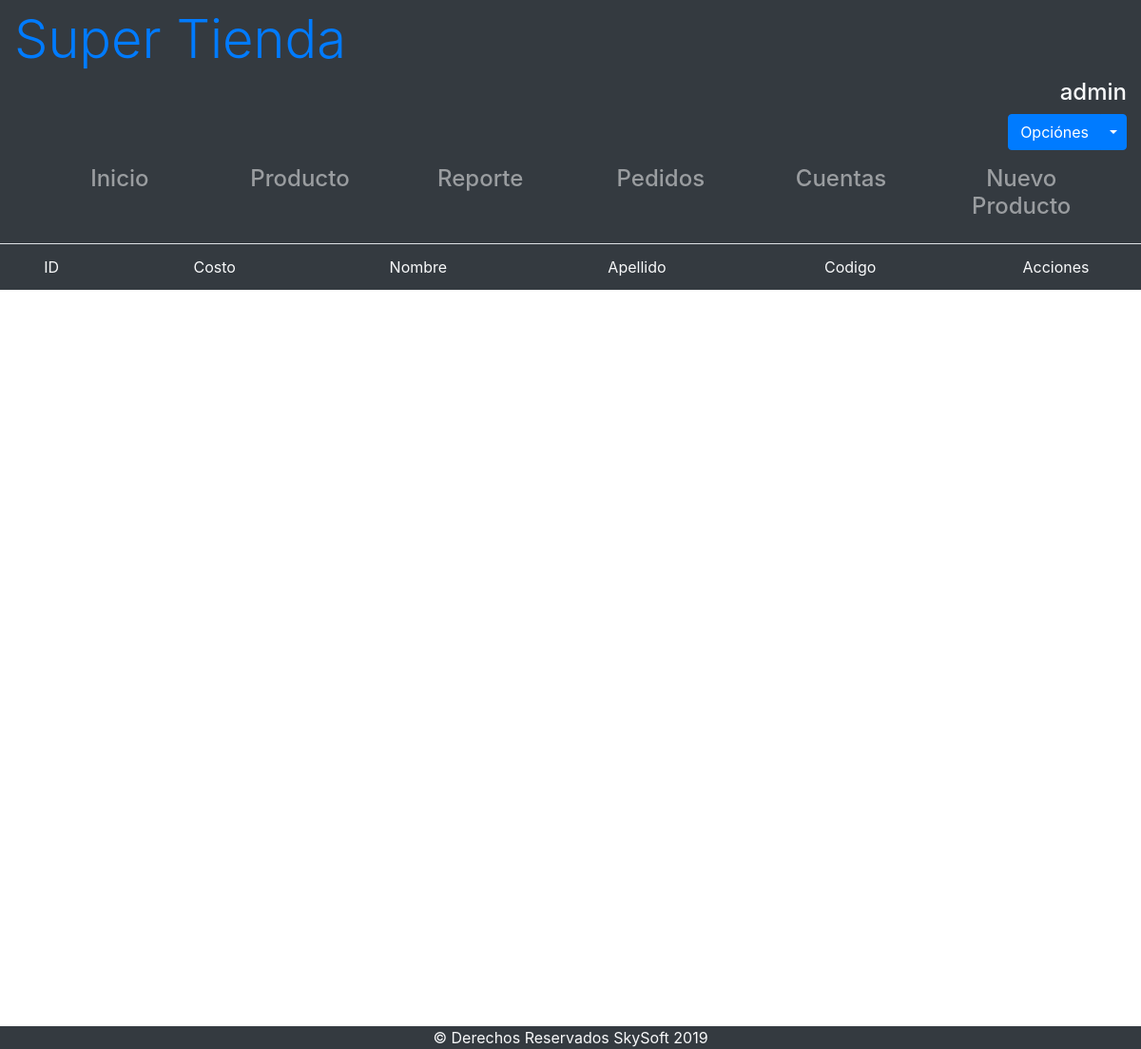
Page /pedidos.php (signed in) on the earlier database version.
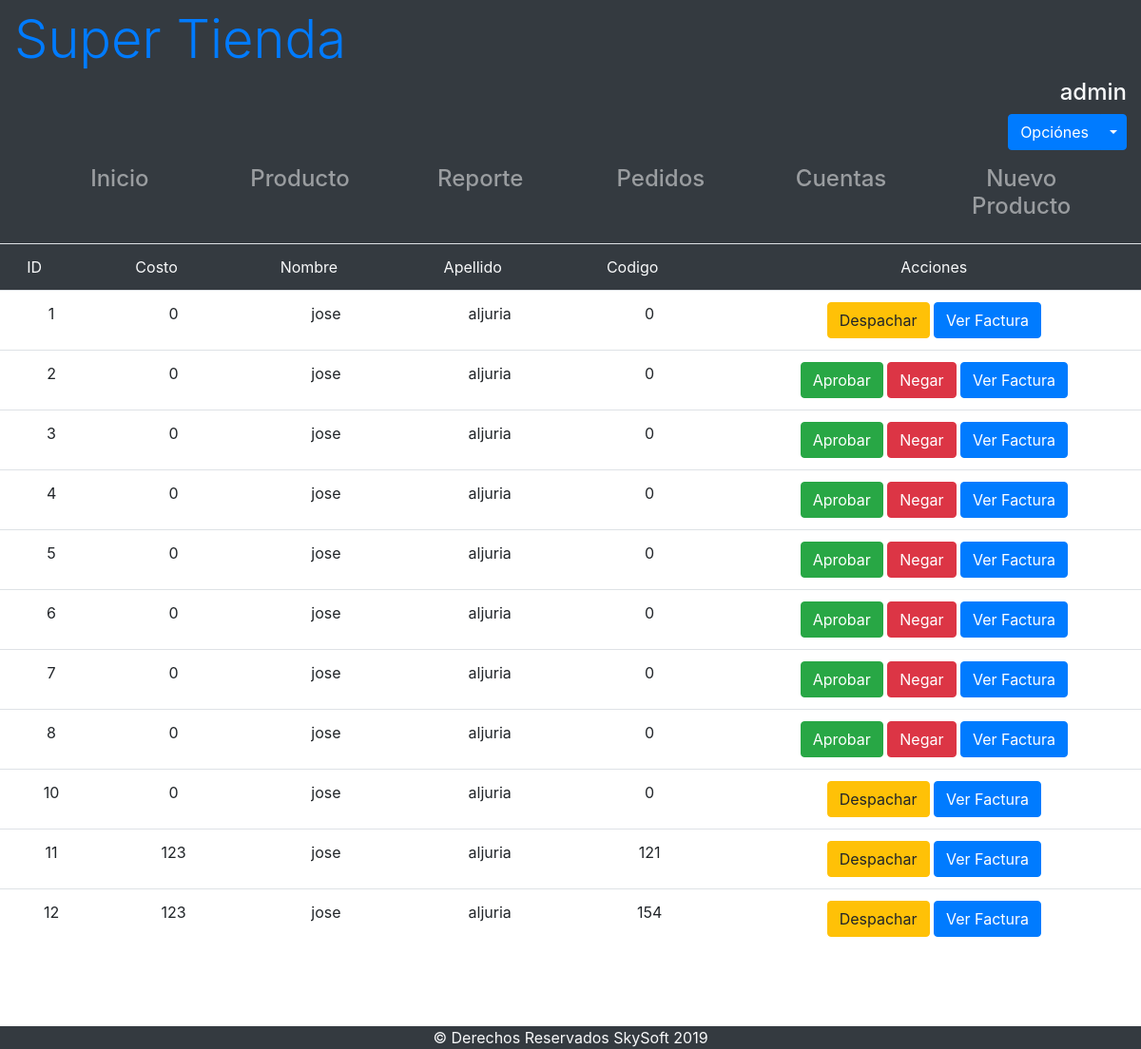
Same page on the later database version.
### tables this page shows
CREATE TABLE `pedido` (
  `idPedido` int(11) NOT NULL,
  `idProducto` text NOT NULL,
  `fechaRealizacion` timestamp NOT NULL DEFAULT CURRENT_TIMESTAMP ON UPDATE CURRENT_TIMESTAMP,
  `idCliente` int(11) NOT NULL,
  `estado` set('pendiente','aprobado','negado','') NOT NULL,
  `costo` double NOT NULL,
  `codigo` int(11) NOT NULL
);

CREATE TABLE `cliente` (
  `idCliente` int(11) NOT NULL,
  `nombre` varchar(100) NOT NULL,
  `apellido` varchar(100) NOT NULL,
  `email` varchar(30) NOT NULL,
  `password` varchar(100) NOT NULL
);

### pedidos.php (the view, shortened to what this page needs)
<?php
if(!empty($_SESSION)){
?>
<!DOCTYPE html>
<html lang="en">
<head>
	<link rel="stylesheet" href="Bootstrap/css/bootstrap.min.css">
	<link rel="stylesheet" href="css/estilo.css">
</head>
<body id="bienvenida">
<?php include_once('include/encabezado.php'); ?>
<?php include_once('include/menus.php');?>
	<main class="">
		<section class="min-vh-100">
			<table class="table tabla-responsive table-hover text-center ">
				<tr class="bg-dark text-light">
					<td class="pr-5">ID</td>
					<td class="pr-5">Costo</td>
					<td class="pr-5">Nombre</td>
					<td class="pr-5">Apellido</td>
					<td class="pr-5">Codigo</td>
					<td colspan="2" class="text-center"> Acciones</td>
				</tr>
			<?php
				include_once('php/conexion.php');
				$query = "SELECT * FROM pedido WHERE estado != 'despachado' AND estado != 'negado'";
				$rsQuery = mysqli_query($conn, $query) or die(mysqli_error($conn));
				while($pedido = mysqli_fetch_array($rsQuery)){
					$idCliente = $pedido['idCliente'];
					$query2 = "SELECT nombre, apellido from cliente where idCliente = '$idCliente'";
					$rsQuery2 = mysqli_query($conn, $query2) or die(mysqli_error($conn));
					$cliente = mysqli_fetch_array($rsQuery2);
				?>
					<tr>
						<td ><?php echo $pedido['idPedido']; ?></td>
						<td><?php echo $pedido['costo'];?></td>
						<td><?php echo $cliente['nombre'];?></td>
						<td><?php echo $cliente['apellido'];?></td>
						<td><?php echo $pedido['codigo']; ?></td>
						<td>
							<?php
								if($pedido['estado'] === 'pendiente'){?>
							<button type="button" class="btn btn-success" onclick="aprobar(<?php  echo $pedido['idPedido'];?>)">Aprobar</button>
							<button type="button" class="btn btn-danger" onclick="negar(<?php  echo $pedido['idPedido'];?>)">Negar</button>
							<?php }else{ ?>
							<button type="button" class="btn btn-warning" onclick="despachar(<?php  echo $pedido['idPedido'];?>)">Despachar</button>
							<?php } ?>
							<a href="<?php echo $pedido['factura'] ?>" target="_blank"><button type="button" class="btn btn-primary">Ver Factura</button></a>
						</td>
					</tr>
				<?php
				}
				?>
			</table>
		</section>
	</main>
	<footer class="w-100 bg-dark text-light text-center mt-4">
		&copy; Derechos Reservados SkySoft 2019
	</footer>
</body>
</html>
<?php
}else{
	echo "Debe iniciar session";
}
?>

### include/encabezado.php (shortened to what this page needs)
<header class="bg-dark container-fluid h-25">
	<div class="d-flex-sm text-center text-md-left h-100" >
		<h1 class="py-2 display-4"><a href="index.php" class="text-decoration-none">Super Tienda</a></h1>
		<?php
		if(empty($_SESSION)){?>
		<div class="text-center text-md-right">
			<a href="login.html" class="align-self-center btn btn-outline-primary">Iniciar Sesión</a>
		</div>
		<?php }else{ ?>
		<div class="text-md-right">
			<p class="text-light h4"><?php echo $_SESSION['email'];?></p>
			<div class="btn-group">
						<button type="button" class="btn btn-primary">Opciónes</button>
						<button type="button" class="btn btn-primary dropdown-toggle dropdown-toggle-split" data-toggle="dropdown"></button>
				</div>
			</div>
		<?php } ?>
	</div>
</header>

### include/menus.php (shortened to what this page needs)
<?php
$menuCliente = Array('Inicio' => 'index.php', 'Producto' => 'productos.php?categoria=Todos&pagina=1', 'Carrito' => 'carritoCompra.php',);
$menuAdmin = Array('Inicio' => 'index.php', 'Producto' => 'productos.php?categoria=Todos&pagina=1', 'Reporte' => 'reportes.php', 'Pedidos' => 'pedidos.php', 'Cuentas' => 'cuentasAdmin.php', 'Nuevo Producto' => 'nuevoProducto.php',);
$menuVisitante = Array('Inicio' => 'index.php', 'Producto' => 'productos.php?categoria=Todos&pagina=1', 'Carrito' => 'carritoCompra.php',);
$menu = Array();
if(!empty($_SESSION['usuario'])){
	if($_SESSION['usuario'] === 'cliente'){
		$menu = $menuCliente;
	}else if($_SESSION['usuario'] === 'administrador'){
		$menu = $menuAdmin;
	}
}else{
	$menu = $menuVisitante;
}
?>
<nav class="navbar navbar-dark bg-dark navbar-expand-md">
		<div class="container-fluid">
			<div class="collapse navbar-collapse" id="menu-principal">
				<ol class="navbar-nav w-100">
					<?php
					foreach ($menu as $key => $value){
					?>
					<li class="nav-item h4 w-100 text-left text-md-center"><a href="<?php echo $menu[$key] ?>" class="nav-link"><?php echo $key?></a></li>
					<?php }?>
				</ol>
			</div>
		</div>
	</nav>

### css/estilo.css (style rules this page uses)
* { margin: 0; padding:0; }
h1 { margin-bottom: 0; }

Differences in the rows shown:
added pedido: idPedido "1", costo "0", idCliente.nombre "jose", idCliente.apellido "aljuria", codigo "0"
added pedido: idPedido "2", costo "0", idCliente.nombre "jose", idCliente.apellido "aljuria", codigo "0"
added pedido: idPedido "3", costo "0", idCliente.nombre "jose", idCliente.apellido "aljuria", codigo "0"
added pedido: idPedido "4", costo "0", idCliente.nombre "jose", idCliente.apellido "aljuria", codigo "0"
added pedido: idPedido "5", costo "0", idCliente.nombre "jose", idCliente.apellido "aljuria", codigo "0"
added pedido: idPedido "6", costo "0", idCliente.nombre "jose", idCliente.apellido "aljuria", codigo "0"
added pedido: idPedido "7", costo "0", idCliente.nombre "jose", idCliente.apellido "aljuria", codigo "0"
added pedido: idPedido "8", costo "0", idCliente.nombre "jose", idCliente.apellido "aljuria", codigo "0"
added pedido: idPedido "10", costo "0", idCliente.nombre "jose", idCliente.apellido "aljuria", codigo "0"
added pedido: idPedido "11", costo "123", idCliente.nombre "jose", idCliente.apellido "aljuria", codigo "121"
added pedido: idPedido "12", costo "123", idCliente.nombre "jose", idCliente.apellido "aljuria", codigo "154"
